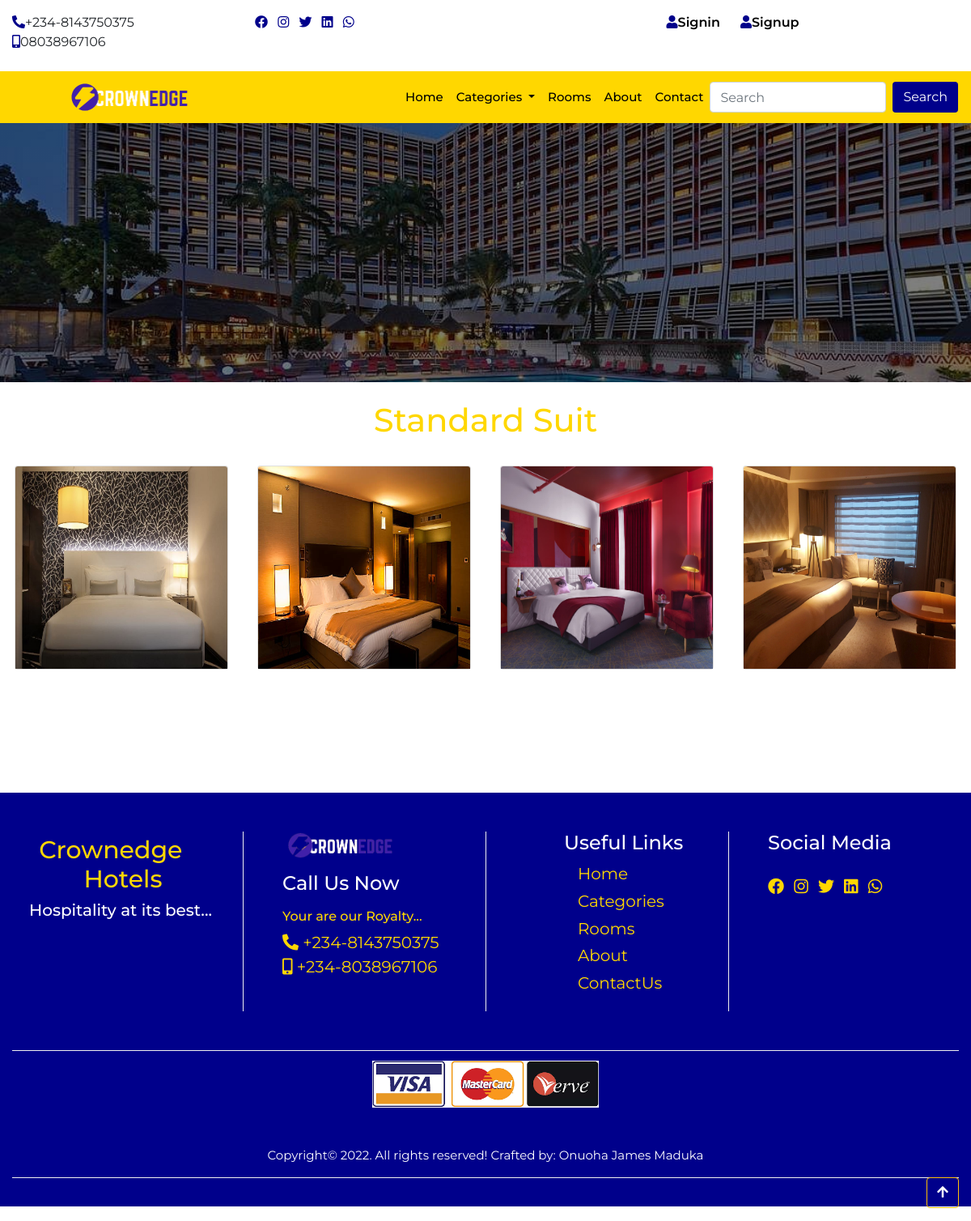
Page /category/1/standard-suit on the committed database.
### home/models.py (models this page shows, shortened)
class CompanyProfile(models.Model):
    name = models.CharField(max_length=50)
    keyword = models.CharField(max_length=150)
    description = models.CharField(max_length=150)
    logo = models.ImageField(upload_to='logo', blank=True, null=True)
    favicon = models.ImageField(upload_to='logo', blank=True, null=True, default='/favicon-96x96.png')
    carousel = models.ImageField(upload_to='carousel', blank=True, null=True)
    carousel2 = models.ImageField(upload_to='carousel', blank=True, null=True)
    carousel3 = models.ImageField(upload_to='carousel', blank=True, null=True)
    carousel4 = models.ImageField(upload_to='carousel', blank=True, null=True)
    banner = models.ImageField(upload_to='banner', blank=True, null=True)
    mobile = models.CharField(max_length=20)
    mobile2 = models.CharField(max_length=20)
    address = models.CharField(max_length=100)
    email = models.EmailField()
    website = models.URLField()
    about = models.TextField()
    about2 = models.TextField()
    copyright_year = models.CharField(max_length=4)
    class Meta:
        db_table = 'companyprofile'
        managed = True
        verbose_name = 'CompanyProfile'
        verbose_name_plural = 'CompanyProfile'

### room/models.py (models this page shows, shortened)
class Category(models.Model):
    room_type = models.CharField(max_length=20)
    slug = models.SlugField(unique=True)
    room_pix = models.ImageField(upload_to='category', blank=True, null=True)
    class Meta:
        db_table = 'category'
        managed = True
        verbose_name = 'Category'
        verbose_name_plural = 'Categories'

class Room(models.Model):
    category = models.ForeignKey(Category,on_delete= models.CASCADE)
    tag = models.CharField(max_length=50)
    room_no = models.IntegerField()
    slug = models.SlugField(unique=True)
    room_img = models.ImageField(upload_to='room', blank=True, null=True)
    description = models.TextField()
    rate = models.IntegerField()
    amenity = models.CharField(max_length=100)
    standard_suite = models.BooleanField(default=False)
    luxury_suite = models.BooleanField(default=False)
    deluxe_suite = models.BooleanField(default=False)
    royal_suite = models.BooleanField(default=False)
    min_guest = models.IntegerField()
    max_guest = models.IntegerField()
    available = models.BooleanField(default=True)
    created_at = models.DateTimeField(auto_now_add=True)
    updated_at = models.DateTimeField(auto_now=True)
    class Meta:
        db_table = 'room'
        managed = True
        verbose_name = 'Room'
        verbose_name_plural = 'Room'

### home/views.py (the view)
# urls.py: path('category/<str:id>/<slug:slug>', views.category, name='category'),
def category(request,id,slug):
    category = Room.objects.filter(category_id = id)
    specific_category = Category.objects.get(pk = id)
    context = {
        'category': category,
        'specific_category': specific_category,
    }
    return render(request, 'category.html', context)

### home/context_processor.py (called while the page is built)
def dropdown(request):
    categories = Category.objects.all()
    context = {
        'categories':categories
    }
    return context

def company(request):
    cprofile = CompanyProfile.objects.get(pk=1)
    context = {
        'cprofile':cprofile
    }
    return context

def cartcount(request):
    count = Booking.objects.filter(user__username = request.user.username, paid=False)
    itemcount = 0
    for item in count:
        itemcount += item.no_days
    context = {
        'itemcount': itemcount,
    }
    return context

### home/templatetags/sample_tags.py (called while the page is built)
@register.simple_tag
def intralink(main, link):
    return reverse(main) + '#' + link

### home/templates/category.html (shortened to what this page needs)
{% extends "base.html" %}
{% block header %} {% include 'header.html' %} {% endblock header %}
{% block banner %} {% include 'banner.html' %} {% endblock banner %}
{% block content %}
<section>
    <div class="text-center pb-5">
        <div class="container-fluid">
            <h1 class="titlep">{{specific_category.room_type|title}}</h1>
            <div class="row royal">
                {% if category %}
                    {% for items in category %}
                    <div class="col-10 col-sm-9 col-md-5 col-lg-3 col-xl-3 mt-4 mb-4 royal-b">
                        <div class="card royal-box">
                            <a href="{% url 'details' items.id items.slug %}"><img src="{{items.room_img.url}}" height="250" class="card-img-top w-100 royal-img"></a>
                        </div>
                    </div>
                    {% endfor %}
                {% endif %}
            </div>
        </div>
    </div>
  </section>
  {% endblock content %}
  {% block footer %} {% include 'footer.html' %} {% endblock footer %}

### home/templates/header.html (shortened to what this page needs)
{% load sample_tags %}
<div class="container-fluid">
    <div class="row">
      <div class="col-12 col-sm-6 col-md-2 col-lg-3 mt-3 mb-2 hide">
        <ul class="list-inline">
          <li class="list-inline-item"><a href=""><i class="fas fa-phone-alt"></i></a><span>+234-8143750375</span></li>
          <li class="list-inline-item"><a href=""><i class="fas fa-mobile-alt"></i></a><span>08038967106</span></li>
        </ul>
      </div>
      <div class="col-12 col-sm-6 col-md-2 col-lg-3 mt-3 mb-2 hide">
        <ul class="list-inline">
          <li class="list-inline-item"><a href=""><i class="fab fa-facebook"></i></a></li>
          <li class="list-inline-item"><a href=""><i class="fab fa-instagram"></i></a></li>
          <li class="list-inline-item"><a href=""><i class="fab fa-twitter"></i></a></li>
          <li class="list-inline-item"><a href=""><i class="fab fa-linkedin"></i></a></li>
          <li class="list-inline-item"><a href=""><i class="fab fa-whatsapp"></i></a></li>
        </ul>
      </div>
      <div class="col-12 col-sm-12 col-md-8 col-lg-6 mt-3 mb-2 auth">
       <ul class="">
        {% if user.is_authenticated %}
          <li class=""><a href="{% url 'profile' %}" class="welcome">welcome,
            <span>
            {% if user.first_name %}
              {{request.user.first_name}}
            {% else %}
            {{request.user.user_name}}
          {% endif %}
          </span></i></a></li>
          <li class=""><a href="" class="welimg"><img src=""></a></li>
          <li class=""><a href="{% url 'profile' %}" class="user-btn"><span>profile</span></a></li>
          <li class=""><a href="{% url 'signout' %}" class="user-btn"><span>signout</span></a></li>
          <li class="">
            <a href="{% url 'booked' %}" class="user-btn">
              {% if itemcount > 0 %}
                <span class="badge badge-pill badge-info">
                  <i class="fas fa-bed"></i>
                  <span class="badge badge-pill badge-warning">{{itemcount}}</span>
                </span>
              {% else %}
                  <i class="fas fa-bed"></i></a></li>
              {% endif %}
            </a>
          </li>
        {% else %}
          <li class=""><a href="{% url 'signin' %}" class="user-btn"><i class="fas fa-user"></i><span>signin</span></a></li>
          <li class=""><a href="{% url 'signup' %}" class="user-btn"><i class="fas fa-user"></i><span>signup</span></a></li>
        {% endif %}
         </ul>
      </div>
    </div>
  </div>
      <nav class="navbar navbar-expand-lg navbar-light sticky-top">
        <a class="navbar-brand" href="{% url 'home' %}"><img src="{{cprofile.logo.url}}" alt=""></a>
        <div class="collapse navbar-collapse" id="navbarSupportedContent">
          <ul class="navbar-nav ml-auto">
            <li class="nav-item active">
              <a class="nav-link" href="{% url 'home' %}">home <span class="sr-only">(current)</span></a>
            </li>
            <li class="nav-item dropdown">
              <a class="nav-link dropdown-toggle" href="/index2.html" id="navbarDropdown" role="button" data-toggle="dropdown" aria-haspopup="true" aria-expanded="false">
                categories
              </a>
            </li>
            <li class="nav-item">
              <a class="nav-link" href="{% url 'rooms' %}">rooms</a>
            </li>
            <li class="nav-item">
              <a class="nav-link" href="{% intralink 'home' 'aboutus' %}">about</a>
            </li>
            <li class="nav-item">
              <a class="nav-link" href="{% intralink 'home' 'contact' %}">contact</a>
            </li>
          </ul>
          <form class="form-inline my-2 my-lg-0" action="{% url 'search' %}" method="POST">
            <input class="form-control mr-sm-2" name="search" type="search" placeholder="Search" aria-label="Search">
            <button class="btn form-btn" type="submit">Search</button>
          </form>
        </div>
      </nav>

### home/templates/footer.html
{% load sample_tags %}
<div class="footer">
    <div class="container-fluid footer2">
      <div class="row">
        <div class="col-12 col-sm-6 col-md-4 col-lg-3 foota-box">
          <h1>Crownedge <span style="margin-left: 15%;">Hotels</span></h1>
          <h4>Hospitality at its best...</h4>
        </div>
        <div class="col-12 col-sm-6 col-md-4 col-lg-3 foota-box2">
          <img src="{{cprofile.logo.url}}" alt="">
          <h4 class="mt-3 mb-3">Call Us Now</h4>
          <h6>Your are our Royalty...</h6>
          <ul class="list-unstyled">
            <li><a href=""><i class="fas fa-phone-alt"></i></a><span> +234-8143750375</span></li>
            <li><a href=""><i class="fas fa-mobile-alt"></i></a><span> +234-8038967106</span></li>
          </ul>
        </div>
        <div class="col-12 col-sm-6 col-md-4 col-lg-3 foota-box3">
          <h4>Useful Links</h4>
          <ul class="list-unstyled">
            <li><a href="{% url 'home' %}">Home</a></li>
            <li><a href="{% url 'categories'  %}">Categories</a></li>
            <li><a href="{% url 'rooms' %}">Rooms</a></li>
            <li><a href="{% intralink 'home' 'aboutus' %}">About</a></li>
            <li><a href="{% intralink 'home' 'contact' %}">ContactUs</a></li>
          </ul>
        </div>
        <div class="col-12 col-sm-6 col-md-12 col-lg-3 foota-box4">
          <h4 class="mb-4">Social Media</h4>
          <ul class="list-inline">
            <li class="list-inline-item"><a href=""><i class="fab fa-facebook"></i></a></li>
            <li class="list-inline-item"><a href=""><i class="fab fa-instagram"></i></a></li>
            <li class="list-inline-item"><a href=""><i class="fab fa-twitter"></i></a></li>
            <li class="list-inline-item"><a href=""><i class="fab fa-linkedin"></i></a></li>
            <li class="list-inline-item"><a href=""><i class="fab fa-whatsapp"></i></a></li>
          </ul>
        </div>
      </div>
      <div class="footer3">
        <a href="{% url 'rooms' %}"><img src="/media/logo/master_visa_logo.png" style="width: 280px;" alt="credit card logo"></a>
        <p class="mt-5"> Copyright&copy; 2022. All rights reserved! Crafted by: Onuoha James Maduka</p>
        <a href="{% url 'home' %}" class="btn btn-outline-warning float-right mb-3 text-white"><i class="fa fa-arrow-up" aria-hidden="true"></i></a>
  <div class="footer3">
      </div>
    </div>
  </div>

### home/static/css/style.css (style rules this page uses)
* { margin: 0px; padding: 0px; box-sizing: border-box; }
body { font-family: 'Montserrat', sans-serif; }
html { scroll-behavior: smooth; }
.hide a { color: darkblue; }
.user-btn { color: darkblue; font-weight: 400; padding-left: 1rem; padding-right: .3rem; }
.user-btn span { color: black; font-weight: 600; text-transform: capitalize; }
.auth { display: flex; justify-content: space-around; }
.auth li { display: inline; }
h1 { color: gold; }
.navbar { background: gold; }
#navbarSupportedContent a { color: black; text-transform: capitalize; font-size: 15px; font-weight: 500; }
.navbar img { width: 50%; margin-left: 20%; }
.navbar-nav { margin-left: 50%; }
.form-btn { color:white; background: darkblue; }
.container-fluid h1 { text-align: center; margin-top: 2%; }
.royal-box { transition: transform .2s; margin: 0 .2rem; position: relative; }
.royal-img { opacity: 1; transition: 0.5s; }
.footer { background: darkblue; }
.footer h1 { color: gold; margin-right: 19%; }
.footer h4 { color: white; }
.footer h6 { color: gold; }
.foota-box { padding-left: 3%; }
.foota-box h1 { font-size: 30px; }
.foota-box h4 { font-size: 20px; }
.foota-box2 img { width: 60%; }
.foota-box2 .list-unstyled li a { color: gold; font-size: 20px; }
.foota-box2 .list-unstyled li span { color: gold; font-size: 20px; }
.foota-box3 li { padding-bottom: 2%; margin-left: 9%; }
.foota-box3 a { color: gold; font-size: 20px; }
.foota-box4 a { color: gold; font-size: 20px; }
.foota-box4 li { transition: transform .5sec; }
.foota-box, .foota-box2, .foota-box3, .foota-box4 { margin: 4% 0; }
.foota-box2, .foota-box3, .foota-box4 { border-left: 1px solid #f0f0f0; padding-left: 4%; }
.foota-box3 { padding-left: 8%; }
.footer3 { text-align: center; color: white; font-size: 15px; padding: 1% 0; border-top: .5px solid #f0f0f0; }

### rows in the picture
CompanyProfile: logo (picture)
Category: room_type "Standard Suit"
Room: room_img (picture)
Room: room_img (picture)
Room: room_img (picture)
Room: room_img (picture)
